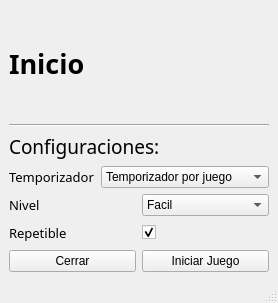
<?xml version="1.0" encoding="UTF-8"?>
<ui version="4.0">
 <class>Inicio</class>
 <widget class="QMainWindow" name="Inicio">
  <property name="geometry">
   <rect>
    <x>0</x>
    <y>0</y>
    <width>273</width>
    <height>303</height>
   </rect>
  </property>
  <property name="windowTitle">
   <string>MainWindow</string>
  </property>
  <widget class="QWidget" name="centralwidget">
   <layout class="QGridLayout" name="gridLayout">
    <item row="0" column="0">
     <layout class="QGridLayout" name="gridLayout_2">
      <item row="0" column="0">
       <widget class="QLabel" name="label">
        <property name="font">
         <font>
          <family>Segoe Script</family>
          <pointsize>20</pointsize>
          <weight>75</weight>
          <bold>true</bold>
         </font>
        </property>
        <property name="text">
         <string>Inicio</string>
        </property>
        <property name="textFormat">
         <enum>Qt::AutoText</enum>
        </property>
       </widget>
      </item>
      <item row="1" column="0">
       <widget class="Line" name="line">
        <property name="orientation">
         <enum>Qt::Horizontal</enum>
        </property>
       </widget>
      </item>
      <item row="2" column="0">
       <layout class="QVBoxLayout" name="verticalLayout_3">
        <item>
         <layout class="QVBoxLayout" name="verticalLayout_2">
          <item>
           <widget class="QLabel" name="label_2">
            <property name="font">
             <font>
              <family>Forte</family>
              <pointsize>14</pointsize>
             </font>
            </property>
            <property name="text">
             <string>Configuraciones:</string>
            </property>
           </widget>
          </item>
          <item>
           <layout class="QHBoxLayout" name="horizontalLayout_4">
            <item>
             <spacer name="horizontalSpacer">
              <property name="orientation">
               <enum>Qt::Horizontal</enum>
              </property>
              <property name="sizeHint" stdset="0">
               <size>
                <width>40</width>
                <height>20</height>
               </size>
              </property>
             </spacer>
            </item>
            <item>
             <layout class="QVBoxLayout" name="verticalLayout">
              <item>
               <layout class="QHBoxLayout" name="horizontalLayout">
                <item>
                 <widget class="QLabel" name="label_3">
                  <property name="font">
                   <font>
                    <family>Noto Sans Lao</family>
                    <pointsize>10</pointsize>
                   </font>
                  </property>
                  <property name="text">
                   <string>Temporizador</string>
                  </property>
                 </widget>
                </item>
                <item>
                 <widget class="QComboBox" name="temporCombo">
                  <item>
                   <property name="text">
                    <string>Temporizador por juego</string>
                   </property>
                  </item>
                  <item>
                   <property name="text">
                    <string>Temporizador por jugada</string>
                   </property>
                  </item>
                  <item>
                   <property name="text">
                    <string>Sin temporizador</string>
                   </property>
                  </item>
                 </widget>
                </item>
               </layout>
              </item>
              <item>
               <layout class="QHBoxLayout" name="horizontalLayout_2">
                <item>
                 <widget class="QLabel" name="label_5">
                  <property name="font">
                   <font>
                    <family>Noto Sans Lao</family>
                    <pointsize>10</pointsize>
                   </font>
                  </property>
                  <property name="text">
                   <string>Nivel</string>
                  </property>
                 </widget>
                </item>
                <item>
                 <widget class="QComboBox" name="nivelComobo">
                  <item>
                   <property name="text">
                    <string>Facil</string>
                   </property>
                  </item>
                  <item>
                   <property name="text">
                    <string>Medio</string>
                   </property>
                  </item>
                  <item>
                   <property name="text">
                    <string>Dificil</string>
                   </property>
                  </item>
                 </widget>
                </item>
               </layout>
              </item>
              <item>
               <layout class="QHBoxLayout" name="horizontalLayout_3">
                <item>
                 <widget class="QLabel" name="label_4">
                  <property name="font">
                   <font>
                    <family>Noto Sans Lao</family>
                    <pointsize>10</pointsize>
                   </font>
                  </property>
                  <property name="text">
                   <string>Repetible</string>
                  </property>
                 </widget>
                </item>
                <item>
                 <widget class="QCheckBox" name="repetibleCheckBox">
                  <property name="text">
                   <string/>
                  </property>
                  <property name="checked">
                   <bool>true</bool>
                  </property>
                 </widget>
                </item>
               </layout>
              </item>
             </layout>
            </item>
           </layout>
          </item>
         </layout>
        </item>
        <item>
         <layout class="QHBoxLayout" name="horizontalLayout_5">
          <item>
           <widget class="QPushButton" name="salir">
            <property name="text">
             <string>Cerrar</string>
            </property>
           </widget>
          </item>
          <item>
           <widget class="QPushButton" name="iniciarJuego">
            <property name="text">
             <string>Iniciar Juego</string>
            </property>
           </widget>
          </item>
         </layout>
        </item>
       </layout>
      </item>
     </layout>
    </item>
   </layout>
  </widget>
  <widget class="QStatusBar" name="statusbar"/>
 </widget>
 <resources/>
 <connections/>
</ui>
